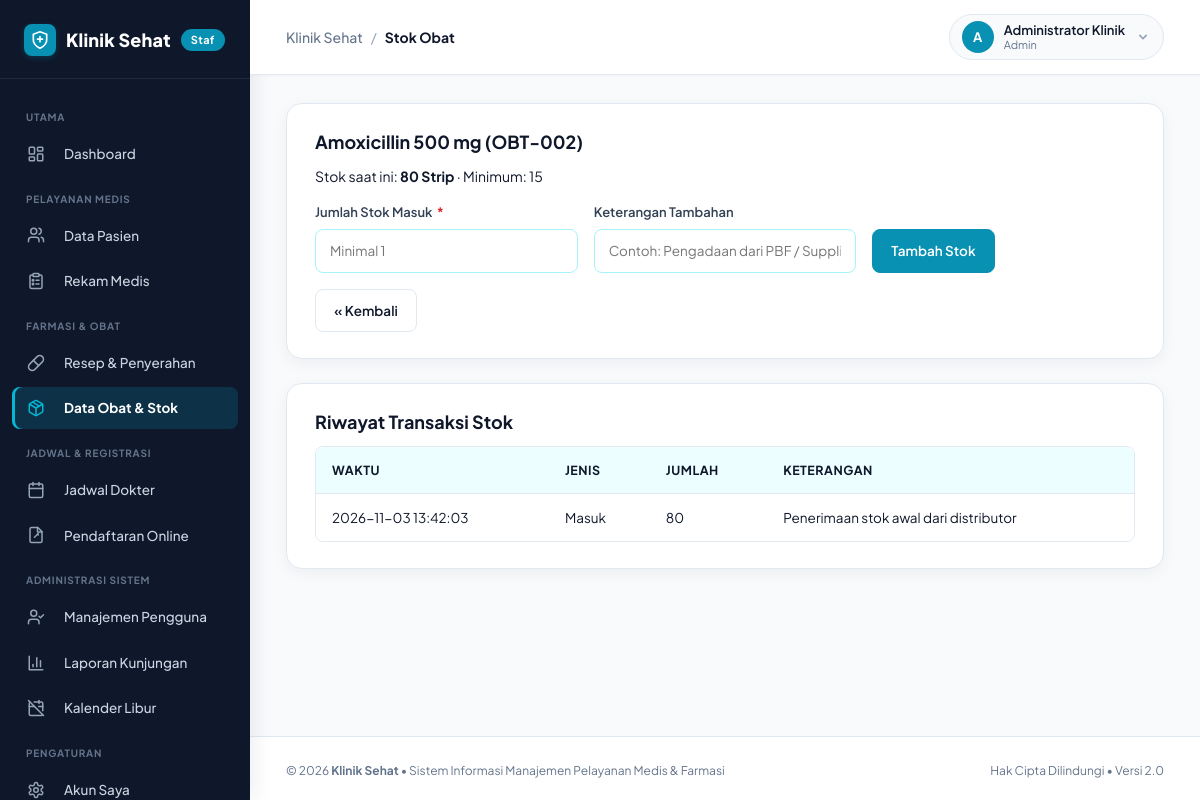
The page /index.php?url=obat/stok/2 (signed in) on the database its author committed.
### tables this page shows
CREATE TABLE users (
    id_user INT AUTO_INCREMENT PRIMARY KEY,
    nama VARCHAR(100) NOT NULL,
    username VARCHAR(50) NOT NULL UNIQUE,
    password VARCHAR(255) NOT NULL,
    role ENUM('admin', 'resepsionis', 'dokter', 'apoteker') NOT NULL DEFAULT 'admin',
    is_active TINYINT(1) NOT NULL DEFAULT 1,
    aktif_mulai DATE NOT NULL,
    aktif_sampai DATE NOT NULL,
    created_at TIMESTAMP DEFAULT CURRENT_TIMESTAMP
);

CREATE TABLE obat (
    id_obat INT AUTO_INCREMENT PRIMARY KEY,
    kode_obat VARCHAR(30) NOT NULL UNIQUE,
    nama_obat VARCHAR(100) NOT NULL,
    kategori VARCHAR(100),
    satuan VARCHAR(30) NOT NULL,
    harga DECIMAL(12,2) NOT NULL DEFAULT 0,
    stok INT NOT NULL DEFAULT 0,
    stok_minimum INT NOT NULL DEFAULT 10,
    created_at TIMESTAMP DEFAULT CURRENT_TIMESTAMP
);

CREATE TABLE transaksi_stok (
    id_transaksi INT AUTO_INCREMENT PRIMARY KEY,
    id_obat INT NOT NULL,
    jenis ENUM('Masuk', 'Keluar', 'Penyesuaian') NOT NULL,
    jumlah INT NOT NULL,
    keterangan VARCHAR(255),
    tanggal_transaksi TIMESTAMP DEFAULT CURRENT_TIMESTAMP,
    FOREIGN KEY (id_obat)
        REFERENCES obat(id_obat)
);

### controllers/ObatController.php (called while the page is built, shortened)
<?php
require_once __DIR__ . '/../models/Obat.php';
class ObatController extends Controller
{
    private $obat;
    public function __construct()
    {
        require_role('admin', 'apoteker', 'dokter');
        $this->obat = new Obat();
    }
    public function stok($id = 0)
    {
        $item = $this->obat->find((int) $id);
        $this->view('obat/stok', [
            'title'   => 'Stok Obat',
            'item'    => $item,
            'riwayat' => $this->obat->riwayat($item['id_obat'])
        ]);
    }
}

### index.php (called while the page is built, shortened)
<?php
require_once __DIR__ . '/core/Database.php';
require_once __DIR__ . '/core/Model.php';
require_once __DIR__ . '/core/Icon.php';
function icon($name, $class = '', $size = 18, $strokeWidth = 2)
{
    return Icon::render($name, $class, $size, $strokeWidth);
}
function e($value)
{
    return htmlspecialchars((string) $value, ENT_QUOTES, 'UTF-8');
}
function route($path = '')
{
    return BASE_URL . '/index.php?url=' . $path;
}
function asset($path)
{
    $file = __DIR__ . '/public/' . $path;
    $version = is_file($file) ? '?v=' . filemtime($file) : '';
    return BASE_URL . '/public/' . $path . $version;
}
function is_logged_in()
{
    return isset($_SESSION['user']);
}
function current_user()
{
    return $_SESSION['user'] ?? null;
}
function has_role(...$roles)
{
    return is_logged_in() && in_array($_SESSION['user']['role'], $roles, true);
}
function require_login()
{
    $stmt = Database::connect()->prepare(
        "SELECT id_user, nama, username, role, is_active, aktif_mulai, aktif_sampai
         FROM users WHERE id_user = ? LIMIT 1"
    );
    $stmt->execute([$_SESSION['user']['id_user']]);
}
function require_role(...$roles)
{
    require_login();
}
$url = trim($_GET['url'] ?? 'beranda', '/');
$parts = $url === '' ? ['beranda'] : explode('/', $url);
$method = preg_replace('/[^a-zA-Z]/', '', $parts[1] ?? 'index');
$params = array_slice($parts, 2);
$controller = new $class();
call_user_func_array([$controller, $method], $params);

### core/Database.php (called while the page is built, shortened)
<?php
class Database
{
    private static $pdo = null;
    public static function connect()
    {
        if (self::$pdo === null) {
            try {
                $dsn = "mysql:host=" . DB_HOST .
                       ";port=" . DB_PORT .
                       ";dbname=" . DB_NAME .
                       ";charset=utf8mb4";
                self::$pdo = new PDO(
                    $dsn,
                    DB_USER,
                    DB_PASS,
                    [
                        PDO::ATTR_ERRMODE => PDO::ERRMODE_EXCEPTION,
                        PDO::ATTR_DEFAULT_FETCH_MODE => PDO::FETCH_ASSOC,
                        PDO::ATTR_EMULATE_PREPARES => false
                    ]
                );
            } catch (PDOException $e) {
                error_log('Database connection failed: ' . $e->getMessage());
                http_response_code(500);
                die('Layanan sedang tidak tersedia. Silakan coba kembali.');
            }
        }
        return self::$pdo;
    }
}

### core/Model.php (called while the page is built, shortened)
<?php
require_once __DIR__ . '/Database.php';
class Model
{
    public function __construct()
    {
        $this->db = Database::connect();
    }
}

### models/Obat.php (called while the page is built, shortened)
<?php
class Obat extends Model
{
    public function find($id)
    {
        $stmt = $this->db->prepare("SELECT * FROM obat WHERE id_obat = ?");
        $stmt->execute([$id]);
        return $stmt->fetch();
    }
    public function riwayat($id, $limit = 20)
    {
        $limit = (int) $limit;
        $stmt = $this->db->prepare(
            "SELECT * FROM transaksi_stok
             WHERE id_obat = ?
             ORDER BY id_transaksi DESC
             LIMIT $limit"
        );
        $stmt->execute([$id]);
        return $stmt->fetchAll();
    }
}

### views/obat/stok.php (the view, shortened to what this page needs)
<?php require __DIR__ . '/../layouts/header.php'; ?>
<div class="panel">
    <h2><?= e($item['nama_obat']) ?> (<?= e($item['kode_obat']) ?>)</h2>
    <p>Stok saat ini: <strong><?= (int) $item['stok'] ?> <?= e($item['satuan']) ?></strong>
       &middot; Minimum: <?= (int) $item['stok_minimum'] ?></p>
    <form method="post" action="<?= route('obat/tambahStok/' . (int) $item['id_obat']) ?>" class="row-form staff-inline-grid">
        <div>
            <label>Jumlah Stok Masuk <span class="required">*</span></label>
            <input type="number" name="jumlah" min="1" placeholder="Minimal 1" required>
        </div>
        <div>
            <label>Keterangan Tambahan</label>
            <input type="text" name="keterangan" placeholder="Contoh: Pengadaan dari PBF / Supplier">
        </div>
        <div>
            <button class="btn btn-primary">Tambah Stok</button>
        </div>
    </form>
    <a class="btn" href="<?= route('obat') ?>">&laquo; Kembali</a>
</div>
<div class="panel">
    <h2>Riwayat Transaksi Stok</h2>
    <div class="table-wrap">
    <table>
        <thead><tr><th>Waktu</th><th>Jenis</th><th>Jumlah</th><th>Keterangan</th></tr></thead>
        <tbody>
        <?php foreach ($riwayat as $t): ?>
            <tr>
                <td><?= e($t['tanggal_transaksi']) ?></td>
                <td><?= e($t['jenis']) ?></td>
                <td><?= (int) $t['jumlah'] ?></td>
                <td><?= e($t['keterangan']) ?></td>
            </tr>
        <?php endforeach; ?>
        </tbody>
    </table>
    </div>
</div>
<?php require __DIR__ . '/../layouts/footer.php'; ?>

### views/layouts/header.php (shortened to what this page needs)
<?php
$user = current_user();
$rawUrl = trim($_GET['url'] ?? 'dashboard', '/');
$urlSegments = explode('/', $rawUrl);
$activePage = $urlSegments[0] ?? 'dashboard';
?>
<!DOCTYPE html>
<html lang="id">
<head>
    <link rel="stylesheet" href="<?= asset('css/style.css') ?>">
</head>
<body>
<div class="layout">
    <aside class="sidebar" id="sidebar">
        <div class="brand">
            <a href="<?= route('dashboard') ?>" class="brand-link">
                <span class="brand-badge-icon"><?= icon('shield-plus', '', 20) ?></span>
                <span class="brand-title">Klinik Sehat</span>
                <span class="brand-ribbon">Staf</span>
            </a>
        </div>
        <nav>
            <div class="nav-section-label">UTAMA</div>
            <a href="<?= route('dashboard') ?>" class="<?= $activePage === 'dashboard' ? 'active' : '' ?>" <?= $activePage === 'dashboard' ? 'aria-current="page"' : '' ?>>
                <span class="nav-icon"><?= icon('layout-dashboard') ?></span> Dashboard
            </a>
            <?php if (has_role('admin', 'dokter', 'resepsionis')): ?>
                <div class="nav-section-label">PELAYANAN MEDIS</div>
                <a href="<?= route('pasien') ?>" class="<?= $activePage === 'pasien' ? 'active' : '' ?>" <?= $activePage === 'pasien' ? 'aria-current="page"' : '' ?>>
                    <span class="nav-icon"><?= icon('users') ?></span> Data Pasien
                </a>
            <?php endif; ?>
            <?php if (has_role('admin', 'dokter')): ?>
                <a href="<?= route('rekam_medis') ?>" class="<?= $activePage === 'rekam_medis' ? 'active' : '' ?>" <?= $activePage === 'rekam_medis' ? 'aria-current="page"' : '' ?>>
                    <span class="nav-icon"><?= icon('clipboard-list') ?></span> Rekam Medis
                </a>
            <?php endif; ?>
            <?php if (has_role('admin', 'dokter', 'apoteker')): ?>
                <div class="nav-section-label">FARMASI &amp; OBAT</div>
                <a href="<?= route('resep') ?>" class="<?= $activePage === 'resep' ? 'active' : '' ?>" <?= $activePage === 'resep' ? 'aria-current="page"' : '' ?>>
                    <span class="nav-icon"><?= icon('pill') ?></span> Resep &amp; Penyerahan
                </a>
                <a href="<?= route('obat') ?>" class="<?= $activePage === 'obat' ? 'active' : '' ?>" <?= $activePage === 'obat' ? 'aria-current="page"' : '' ?>>
                    <span class="nav-icon"><?= icon('package') ?></span> Data Obat &amp; Stok
                </a>
            <?php endif; ?>
            <?php if (has_role('admin', 'dokter', 'resepsionis')): ?>
                <div class="nav-section-label">JADWAL &amp; REGISTRASI</div>
                <a href="<?= route('jadwal') ?>" class="<?= $activePage === 'jadwal' ? 'active' : '' ?>" <?= $activePage === 'jadwal' ? 'aria-current="page"' : '' ?>>
                    <span class="nav-icon"><?= icon('calendar') ?></span> Jadwal Dokter
                </a>
            <?php endif; ?>
            <?php if (has_role('admin', 'resepsionis')): ?>
                <a href="<?= route('pendaftaran/verifikasi') ?>" class="<?= $activePage === 'pendaftaran' ? 'active' : '' ?>" <?= $activePage === 'pendaftaran' ? 'aria-current="page"' : '' ?>>
                    <span class="nav-icon"><?= icon('file-signature') ?></span> Pendaftaran Online
                </a>
            <?php endif; ?>
            <?php if (has_role('admin')): ?>
                <div class="nav-section-label">ADMINISTRASI SISTEM</div>
                <a href="<?= route('pengguna') ?>" class="<?= $activePage === 'pengguna' ? 'active' : '' ?>" <?= $activePage === 'pengguna' ? 'aria-current="page"' : '' ?>>
                    <span class="nav-icon"><?= icon('user-check') ?></span> Manajemen Pengguna
                </a>
                <a href="<?= route('laporan') ?>" class="<?= $activePage === 'laporan' ? 'active' : '' ?>" <?= $activePage === 'laporan' ? 'aria-current="page"' : '' ?>>
                    <span class="nav-icon"><?= icon('bar-chart-3') ?></span> Laporan Kunjungan
                </a>
                <a href="<?= route('hari_libur') ?>" class="<?= $activePage === 'hari_libur' ? 'active' : '' ?>" <?= $activePage === 'hari_libur' ? 'aria-current="page"' : '' ?>>
                    <span class="nav-icon"><?= icon('calendar-off') ?></span> Kalender Libur
                </a>
            <?php endif; ?>
            <div class="nav-section-label">PENGATURAN</div>
            <a href="<?= route('akun') ?>" class="<?= $activePage === 'akun' ? 'active' : '' ?>" <?= $activePage === 'akun' ? 'aria-current="page"' : '' ?>>
                <span class="nav-icon"><?= icon('settings') ?></span> Akun Saya
            </a>
        </nav>
    </aside>
    <div class="main-wrapper">
        <header class="top-navbar">
            <div class="top-nav-left">
                <div class="breadcrumb-trail">
                    <span class="breadcrumb-app">Klinik Sehat</span>
                    <span class="breadcrumb-separator">/</span>
                    <span class="breadcrumb-current"><?= e($title ?? 'Dashboard') ?></span>
                </div>
            </div>
            <div class="top-nav-right">
                <div class="user-profile-menu">
                    <button type="button" class="profile-trigger-btn" id="user-menu-btn" aria-expanded="false" aria-haspopup="true">
                        <span class="avatar-circle"><?= strtoupper(substr($user['nama'], 0, 1)) ?></span>
                        <div class="user-meta">
                            <span class="user-display-name"><?= e($user['nama']) ?></span>
                            <span class="user-display-role"><?= e(ucfirst($user['role'])) ?></span>
                        </div>
                        <svg class="dropdown-chevron" width="16" height="16" fill="currentColor" viewBox="0 0 20 20">
                            <path fill-rule="evenodd" d="M5.293 7.293a1 1 0 011.414 0L10 10.586l3.293-3.293a1 1 0 111.414 1.414l-4 4a1 1 0 01-1.414 0l-4-4a1 1 0 010-1.414z" clip-rule="evenodd"/>
                        </svg>
                    </button>
                </div>
            </div>
        </header>
        <main class="content-body">

### rows shown on the page
users: nama "A", nama "Administrator Klinik", role "Admin"
obat: nama_obat "Amoxicillin 500 mg", kode_obat "OBT-002", stok "80", satuan "Strip", stok_minimum "15"
transaksi_stok: tanggal_transaksi "2026-11-03 13:42:03", jenis "Masuk", jumlah "80", keterangan "Penerimaan stok awal dari distributor"

### other values the page prints
$title "Stok Obat"
